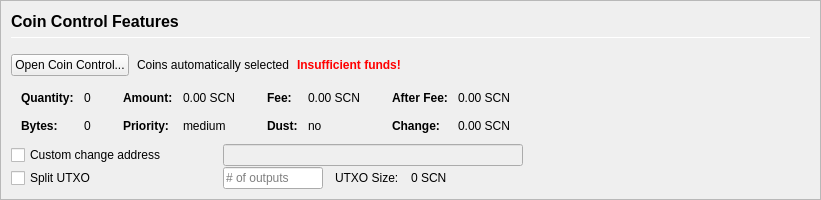
         <widget class="QFrame" name="frameCoinControl">
          <property name="sizePolicy">
           <sizepolicy hsizetype="Expanding" vsizetype="Expanding">
            <horstretch>0</horstretch>
            <verstretch>0</verstretch>
           </sizepolicy>
          </property>
          <property name="maximumSize">
           <size>
            <width>16777215</width>
            <height>16777215</height>
           </size>
          </property>
          <property name="frameShape">
           <enum>QFrame::StyledPanel</enum>
          </property>
          <property name="frameShadow">
           <enum>QFrame::Sunken</enum>
          </property>
          <layout class="QVBoxLayout" name="verticalLayoutCoinControl2">
           <property name="spacing">
            <number>0</number>
           </property>
           <property name="margin">
            <number>0</number>
           </property>
           <item>
            <widget class="QFrame" name="frameCoinControl_BG">
             <layout class="QVBoxLayout" name="verticalLayoutCoinControl" stretch="0,0,0,0,0,0">
              <property name="spacing">
               <number>1</number>
              </property>
              <property name="leftMargin">
               <number>10</number>
              </property>
              <property name="topMargin">
               <number>10</number>
              </property>
              <item>
               <layout class="QHBoxLayout" name="horizontalLayoutCoinControl1">
                <property name="bottomMargin">
                 <number>15</number>
                </property>
                <item>
                 <layout class="QVBoxLayout" name="verticalLayout_3">
                  <property name="spacing">
                   <number>6</number>
                  </property>
                  <item>
                   <widget class="QLabel" name="labelCoinControlFeatures">
                    <property name="sizePolicy">
                     <sizepolicy hsizetype="Preferred" vsizetype="Maximum">
                      <horstretch>0</horstretch>
                      <verstretch>0</verstretch>
                     </sizepolicy>
                    </property>
                    <property name="minimumSize">
                     <size>
                      <width>0</width>
                      <height>20</height>
                     </size>
                    </property>
                    <property name="font">
                     <font>
                      <pointsize>12</pointsize>
                      <weight>75</weight>
                      <bold>true</bold>
                     </font>
                    </property>
                    <property name="styleSheet">
                     <string notr="true">font-weight:bold;</string>
                    </property>
                    <property name="text">
                     <string>Coin Control Features</string>
                    </property>
                   </widget>
                  </item>
                  <item>
                   <widget class="Line" name="line">
                    <property name="minimumSize">
                     <size>
                      <width>0</width>
                      <height>1</height>
                     </size>
                    </property>
                    <property name="maximumSize">
                     <size>
                      <width>16777215</width>
                      <height>1</height>
                     </size>
                    </property>
                    <property name="orientation">
                     <enum>Qt::Horizontal</enum>
                    </property>
                   </widget>
                  </item>
                 </layout>
                </item>
               </layout>
              </item>
              <item>
               <layout class="QHBoxLayout" name="horizontalLayoutCoinControl2" stretch="0,0,0,0">
                <property name="spacing">
                 <number>8</number>
                </property>
                <property name="bottomMargin">
                 <number>10</number>
                </property>
                <item>
                 <widget class="QPushButton" name="pushButtonCoinControl">
                  <property name="styleSheet">
                   <string notr="true"/>
                  </property>
                  <property name="text">
                   <string>Open Coin Control...</string>
                  </property>
                  <property name="autoDefault">
                   <bool>false</bool>
                  </property>
                 </widget>
                </item>
                <item>
                 <widget class="QLabel" name="labelCoinControlAutomaticallySelected">
                  <property name="text">
                   <string>Coins automatically selected</string>
                  </property>
                  <property name="margin">
                   <number>5</number>
                  </property>
                 </widget>
                </item>
                <item>
                 <widget class="QLabel" name="labelCoinControlInsuffFunds">
                  <property name="font">
                   <font>
                    <weight>75</weight>
                    <bold>true</bold>
                   </font>
                  </property>
                  <property name="styleSheet">
                   <string notr="true">color:red;font-weight:bold;</string>
                  </property>
                  <property name="text">
                   <string>Insufficient funds!</string>
                  </property>
                  <property name="margin">
                   <number>5</number>
                  </property>
                 </widget>
                </item>
                <item>
                 <spacer name="horizontalSpacerCoinControl">
                  <property name="orientation">
                   <enum>Qt::Horizontal</enum>
                  </property>
                  <property name="sizeHint" stdset="0">
                   <size>
                    <width>40</width>
                    <height>1</height>
                   </size>
                  </property>
                 </spacer>
                </item>
               </layout>
              </item>
              <item>
               <widget class="QWidget" name="widgetCoinControl" native="true">
                <property name="sizePolicy">
                 <sizepolicy hsizetype="Preferred" vsizetype="Preferred">
                  <horstretch>0</horstretch>
                  <verstretch>0</verstretch>
                 </sizepolicy>
                </property>
                <property name="minimumSize">
                 <size>
                  <width>0</width>
                  <height>0</height>
                 </size>
                </property>
                <property name="styleSheet">
                 <string notr="true"/>
                </property>
                <layout class="QHBoxLayout" name="horizontalLayoutCoinControl5">
                 <property name="margin">
                  <number>0</number>
                 </property>
                 <item>
                  <layout class="QHBoxLayout" name="horizontalLayoutCoinControl3" stretch="0,0,0,1">
                   <property name="spacing">
                    <number>20</number>
                   </property>
                   <property name="topMargin">
                    <number>0</number>
                   </property>
                   <property name="bottomMargin">
                    <number>10</number>
                   </property>
                   <item>
                    <layout class="QFormLayout" name="formLayoutCoinControl1">
                     <property name="horizontalSpacing">
                      <number>10</number>
                     </property>
                     <property name="verticalSpacing">
                      <number>14</number>
                     </property>
                     <property name="leftMargin">
                      <number>10</number>
                     </property>
                     <property name="topMargin">
                      <number>4</number>
                     </property>
                     <property name="rightMargin">
                      <number>6</number>
                     </property>
                     <item row="0" column="0">
                      <widget class="QLabel" name="labelCoinControlQuantityText">
                       <property name="font">
                        <font>
                         <weight>75</weight>
                         <bold>true</bold>
                        </font>
                       </property>
                       <property name="text">
                        <string>Quantity:</string>
                       </property>
                       <property name="margin">
                        <number>0</number>
                       </property>
                      </widget>
                     </item>
                     <item row="0" column="1">
                      <widget class="QLabel" name="labelCoinControlQuantity">
                       <property name="cursor">
                        <cursorShape>IBeamCursor</cursorShape>
                       </property>
                       <property name="contextMenuPolicy">
                        <enum>Qt::ActionsContextMenu</enum>
                       </property>
                       <property name="text">
                        <string notr="true">0</string>
                       </property>
                       <property name="margin">
                        <number>0</number>
                       </property>
                       <property name="textInteractionFlags">
                        <set>Qt::LinksAccessibleByMouse|Qt::TextSelectableByKeyboard|Qt::TextSelectableByMouse</set>
                       </property>
                      </widget>
                     </item>
                     <item row="1" column="0">
                      <widget class="QLabel" name="labelCoinControlBytesText">
                       <property name="font">
                        <font>
                         <weight>75</weight>
                         <bold>true</bold>
                        </font>
                       </property>
                       <property name="text">
                        <string>Bytes:</string>
                       </property>
                      </widget>
                     </item>
                     <item row="1" column="1">
                      <widget class="QLabel" name="labelCoinControlBytes">
                       <property name="cursor">
                        <cursorShape>IBeamCursor</cursorShape>
                       </property>
                       <property name="contextMenuPolicy">
                        <enum>Qt::ActionsContextMenu</enum>
                       </property>
                       <property name="text">
                        <string notr="true">0</string>
                       </property>
                       <property name="textInteractionFlags">
                        <set>Qt::LinksAccessibleByMouse|Qt::TextSelectableByKeyboard|Qt::TextSelectableByMouse</set>
                       </property>
                      </widget>
                     </item>
                    </layout>
                   </item>
                   <item>
                    <layout class="QFormLayout" name="formLayoutCoinControl2">
                     <property name="horizontalSpacing">
                      <number>10</number>
                     </property>
                     <property name="verticalSpacing">
                      <number>14</number>
                     </property>
                     <property name="leftMargin">
                      <number>6</number>
                     </property>
                     <property name="topMargin">
                      <number>4</number>
                     </property>
                     <property name="rightMargin">
                      <number>6</number>
                     </property>
                     <item row="0" column="0">
                      <widget class="QLabel" name="labelCoinControlAmountText">
                       <property name="font">
                        <font>
                         <weight>75</weight>
                         <bold>true</bold>
                        </font>
                       </property>
                       <property name="text">
                        <string>Amount:</string>
                       </property>
                       <property name="margin">
                        <number>0</number>
                       </property>
                      </widget>
                     </item>
                     <item row="0" column="1">
                      <widget class="QLabel" name="labelCoinControlAmount">
                       <property name="cursor">
                        <cursorShape>IBeamCursor</cursorShape>
                       </property>
                       <property name="contextMenuPolicy">
                        <enum>Qt::ActionsContextMenu</enum>
                       </property>
                       <property name="text">
                        <string notr="true">0.00 SCN</string>
                       </property>
                       <property name="textInteractionFlags">
                        <set>Qt::LinksAccessibleByMouse|Qt::TextSelectableByKeyboard|Qt::TextSelectableByMouse</set>
                       </property>
                      </widget>
                     </item>
                     <item row="1" column="0">
                      <widget class="QLabel" name="labelCoinControlPriorityText">
                       <property name="font">
                        <font>
                         <weight>75</weight>
                         <bold>true</bold>
                        </font>
                       </property>
                       <property name="text">
                        <string>Priority:</string>
                       </property>
                      </widget>
                     </item>
                     <item row="1" column="1">
                      <widget class="QLabel" name="labelCoinControlPriority">
                       <property name="cursor">
                        <cursorShape>IBeamCursor</cursorShape>
                       </property>
                       <property name="contextMenuPolicy">
                        <enum>Qt::ActionsContextMenu</enum>
                       </property>
                       <property name="text">
                        <string>medium</string>
                       </property>
                       <property name="textInteractionFlags">
                        <set>Qt::LinksAccessibleByMouse|Qt::TextSelectableByKeyboard|Qt::TextSelectableByMouse</set>
                       </property>
                      </widget>
                     </item>
                    </layout>
                   </item>
                   <item>
                    <layout class="QFormLayout" name="formLayoutCoinControl3">
                     <property name="horizontalSpacing">
                      <number>10</number>
                     </property>
                     <property name="verticalSpacing">
                      <number>14</number>
                     </property>
                     <property name="leftMargin">
                      <number>6</number>
                     </property>
                     <property name="topMargin">
                      <number>4</number>
                     </property>
                     <property name="rightMargin">
                      <number>6</number>
                     </property>
                     <item row="0" column="0">
                      <widget class="QLabel" name="labelCoinControlFeeText">
                       <property name="font">
                        <font>
                         <weight>75</weight>
                         <bold>true</bold>
                        </font>
                       </property>
                       <property name="text">
                        <string>Fee:</string>
                       </property>
                       <property name="margin">
                        <number>0</number>
                       </property>
                      </widget>
                     </item>
                     <item row="0" column="1">
                      <widget class="QLabel" name="labelCoinControlFee">
                       <property name="cursor">
                        <cursorShape>IBeamCursor</cursorShape>
                       </property>
                       <property name="contextMenuPolicy">
                        <enum>Qt::ActionsContextMenu</enum>
                       </property>
                       <property name="text">
                        <string notr="true">0.00 SCN</string>
                       </property>
                       <property name="textInteractionFlags">
                        <set>Qt::LinksAccessibleByMouse|Qt::TextSelectableByKeyboard|Qt::TextSelectableByMouse</set>
                       </property>
                      </widget>
                     </item>
                     <item row="1" column="0">
                      <widget class="QLabel" name="labelCoinControlLowOutputText">
                       <property name="font">
                        <font>
                         <weight>75</weight>
                         <bold>true</bold>
                        </font>
                       </property>
                       <property name="text">
                        <string>Dust:</string>
                       </property>
                      </widget>
                     </item>
                     <item row="1" column="1">
                      <widget class="QLabel" name="labelCoinControlLowOutput">
                       <property name="cursor">
                        <cursorShape>IBeamCursor</cursorShape>
                       </property>
                       <property name="contextMenuPolicy">
                        <enum>Qt::ActionsContextMenu</enum>
                       </property>
                       <property name="text">
                        <string>no</string>
                       </property>
                       <property name="textInteractionFlags">
                        <set>Qt::LinksAccessibleByMouse|Qt::TextSelectableByKeyboard|Qt::TextSelectableByMouse</set>
                       </property>
                      </widget>
                     </item>
                    </layout>
                   </item>
                   <item>
                    <layout class="QFormLayout" name="formLayoutCoinControl4">
                     <property name="horizontalSpacing">
                      <number>10</number>
                     </property>
                     <property name="verticalSpacing">
                      <number>14</number>
                     </property>
                     <property name="leftMargin">
                      <number>6</number>
                     </property>
                     <property name="topMargin">
                      <number>4</number>
                     </property>
                     <property name="rightMargin">
                      <number>6</number>
                     </property>
                     <item row="0" column="0">
                      <widget class="QLabel" name="labelCoinControlAfterFeeText">
                       <property name="font">
                        <font>
                         <weight>75</weight>
                         <bold>true</bold>
                        </font>
                       </property>
                       <property name="text">
                        <string>After Fee:</string>
                       </property>
                       <property name="margin">
                        <number>0</number>
                       </property>
                      </widget>
                     </item>
                     <item row="0" column="1">
                      <widget class="QLabel" name="labelCoinControlAfterFee">
                       <property name="cursor">
                        <cursorShape>IBeamCursor</cursorShape>
                       </property>
                       <property name="contextMenuPolicy">
                        <enum>Qt::ActionsContextMenu</enum>
                       </property>
                       <property name="text">
                        <string notr="true">0.00 SCN</string>
                       </property>
                       <property name="textInteractionFlags">
                        <set>Qt::LinksAccessibleByMouse|Qt::TextSelectableByKeyboard|Qt::TextSelectableByMouse</set>
                       </property>
                      </widget>
                     </item>
                     <item row="1" column="0">
                      <widget class="QLabel" name="labelCoinControlChangeText">
                       <property name="font">
                        <font>
                         <weight>75</weight>
                         <bold>true</bold>
                        </font>
                       </property>
                       <property name="text">
                        <string>Change:</string>
                       </property>
                      </widget>
                     </item>
                     <item row="1" column="1">
                      <widget class="QLabel" name="labelCoinControlChange">
                       <property name="cursor">
                        <cursorShape>IBeamCursor</cursorShape>
                       </property>
                       <property name="contextMenuPolicy">
                        <enum>Qt::ActionsContextMenu</enum>
                       </property>
                       <property name="text">
                        <string notr="true">0.00 SCN</string>
                       </property>
                       <property name="textInteractionFlags">
                        <set>Qt::LinksAccessibleByMouse|Qt::TextSelectableByKeyboard|Qt::TextSelectableByMouse</set>
                       </property>
                      </widget>
                     </item>
                    </layout>
                   </item>
                  </layout>
                 </item>
                </layout>
               </widget>
              </item>
              <item>
               <layout class="QHBoxLayout" name="horizontalLayoutCoinControl4">
                <property name="spacing">
                 <number>12</number>
                </property>
                <property name="sizeConstraint">
                 <enum>QLayout::SetDefaultConstraint</enum>
                </property>
                <property name="topMargin">
                 <number>0</number>
                </property>
                <property name="rightMargin">
                 <number>0</number>
                </property>
                <item>
                 <widget class="QCheckBox" name="checkBoxCoinControlChange">
                  <property name="sizePolicy">
                   <sizepolicy hsizetype="Preferred" vsizetype="Preferred">
                    <horstretch>0</horstretch>
                    <verstretch>0</verstretch>
                   </sizepolicy>
                  </property>
                  <property name="minimumSize">
                   <size>
                    <width>200</width>
                    <height>0</height>
                   </size>
                  </property>
                  <property name="maximumSize">
                   <size>
                    <width>200</width>
                    <height>16777215</height>
                   </size>
                  </property>
                  <property name="toolTip">
                   <string>If this is activated, but the change address is empty or invalid, change will be sent to a newly generated address.</string>
                  </property>
                  <property name="text">
                   <string>Custom change address</string>
                  </property>
                 </widget>
                </item>
                <item>
                 <widget class="QValidatedLineEdit" name="lineEditCoinControlChange">
                  <property name="enabled">
                   <bool>false</bool>
                  </property>
                  <property name="sizePolicy">
                   <sizepolicy hsizetype="Preferred" vsizetype="Preferred">
                    <horstretch>0</horstretch>
                    <verstretch>0</verstretch>
                   </sizepolicy>
                  </property>
                  <property name="minimumSize">
                   <size>
                    <width>300</width>
                    <height>0</height>
                   </size>
                  </property>
                 </widget>
                </item>
                <item>
                 <widget class="QLabel" name="labelCoinControlChangeLabel">
                  <property name="sizePolicy">
                   <sizepolicy hsizetype="Preferred" vsizetype="Preferred">
                    <horstretch>0</horstretch>
                    <verstretch>0</verstretch>
                   </sizepolicy>
                  </property>
                  <property name="minimumSize">
                   <size>
                    <width>100</width>
                    <height>0</height>
                   </size>
                  </property>
                  <property name="text">
                   <string/>
                  </property>
                  <property name="margin">
                   <number>3</number>
                  </property>
                 </widget>
                </item>
               </layout>
              </item>
              <item>
               <layout class="QHBoxLayout" name="horizontalLayoutCoinControl6">
                <property name="spacing">
                 <number>12</number>
                </property>
                <property name="rightMargin">
                 <number>0</number>
                </property>
                <item>
                 <widget class="QCheckBox" name="splitBlockCheckBox">
                  <property name="sizePolicy">
                   <sizepolicy hsizetype="Preferred" vsizetype="Preferred">
                    <horstretch>0</horstretch>
                    <verstretch>0</verstretch>
                   </sizepolicy>
                  </property>
                  <property name="minimumSize">
                   <size>
                    <width>200</width>
                    <height>0</height>
                   </size>
                  </property>
                  <property name="maximumSize">
                   <size>
                    <width>200</width>
                    <height>16777215</height>
                   </size>
                  </property>
                  <property name="text">
                   <string>Split UTXO</string>
                  </property>
                 </widget>
                </item>
                <item>
                 <widget class="QLineEdit" name="splitBlockLineEdit">
                  <property name="sizePolicy">
                   <sizepolicy hsizetype="Preferred" vsizetype="Preferred">
                    <horstretch>50</horstretch>
                    <verstretch>0</verstretch>
                   </sizepolicy>
                  </property>
                  <property name="minimumSize">
                   <size>
                    <width>100</width>
                    <height>0</height>
                   </size>
                  </property>
                  <property name="maximumSize">
                   <size>
                    <width>100</width>
                    <height>16777215</height>
                   </size>
                  </property>
                  <property name="placeholderText">
                   <string># of outputs</string>
                  </property>
                 </widget>
                </item>
                <item>
                 <widget class="QLabel" name="labelBlockSizeText">
                  <property name="text">
                   <string>UTXO Size:</string>
                  </property>
                 </widget>
                </item>
                <item>
                 <widget class="QLabel" name="labelBlockSize">
                  <property name="text">
                   <string>0 SCN</string>
                  </property>
                 </widget>
                </item>
                <item>
                 <spacer name="horizontalSpacer_7">
                  <property name="orientation">
                   <enum>Qt::Horizontal</enum>
                  </property>
                  <property name="sizeHint" stdset="0">
                   <size>
                    <width>40</width>
                    <height>20</height>
                   </size>
                  </property>
                 </spacer>
                </item>
               </layout>
              </item>
              <item>
               <spacer name="verticalSpacerCoinControl">
                <property name="orientation">
                 <enum>Qt::Vertical</enum>
                </property>
                <property name="sizeHint" stdset="0">
                 <size>
                  <width>800</width>
                  <height>1</height>
                 </size>
                </property>
               </spacer>
              </item>
             </layout>
            </widget>
           </item>
          </layout>
         </widget>
